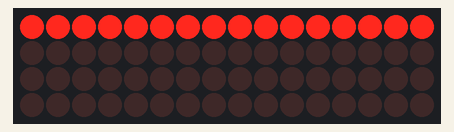
Recording of a sketch running on a simulated ESP32. On the bench: 16×4 LED matrix. Wiring (inferred from the names in the program): LED cube drawn one layer per row (orientation assumed): layers GPIO 15, GPIO 16, GPIO 17, GPIO 1; columns GPIO 2, GPIO 4, GPIO 5, GPIO 18, GPIO 19, GPIO 21, GPIO 22, GPIO 23, GPIO 13, GPIO 12, GPIO 14, GPIO 27, GPIO 26, GPIO 25, GPIO 33, GPIO 32.

Above: at 0.21 s.
At 1.51 s:
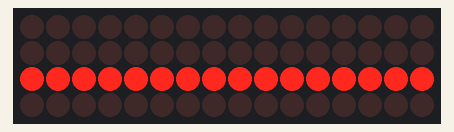

The sketch:

layer.ino
```cpp
// ===============================
// 4x4x4 LED Cube - Layer Glow
// ===============================

// Column pins
int columns[16] = {
  2, 4, 5, 18,
  19, 21, 22, 23,
  13, 12, 14, 27,
  26, 25, 33, 32
};

// Layer pins
int layers[4] = {
  15,   // Layer 1
  16,   // Layer 2 (RX2)
  17,   // Layer 3 (TX2)
  1     // Layer 4 (TX0)
};

// Turn OFF all layers
void turnOffLayers() {
  for (int i = 0; i < 4; i++) {
    digitalWrite(layers[i], LOW);
  }
}

// Turn OFF all columns
void turnOffColumns() {
  for (int i = 0; i < 16; i++) {
    digitalWrite(columns[i], LOW);
  }
}

// Light full layer
void lightLayer(int layer) {

  for (int repeat = 0; repeat < 150; repeat++) {

    turnOffLayers();
    turnOffColumns();

    // Turn ON all columns
    for (int c = 0; c < 16; c++) {
      digitalWrite(columns[c], HIGH);
    }

    // Turn ON selected layer
    digitalWrite(layers[layer], HIGH);

    delayMicroseconds(2000);
  }
}

void setup() {
  for (int i = 0; i < 16; i++) pinMode(columns[i], OUTPUT);
  for (int i = 0; i < 4; i++) pinMode(layers[i], OUTPUT);
}

void loop() {

  // Move upward
  for (int l = 0; l < 4; l++) {
    lightLayer(l);
  }

  // Move downward
  for (int l = 2; l >= 1; l--) {
    lightLayer(l);
  }
}
```
